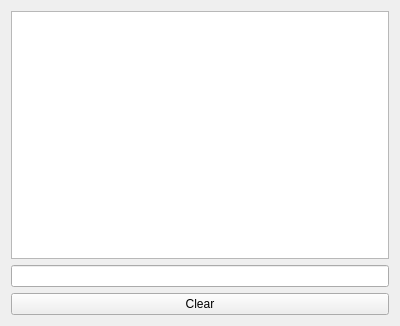
<?xml version="1.0" encoding="UTF-8"?>
<ui version="4.0">
 <class>optMessageWindow</class>
 <widget class="QWidget" name="optMessageWindow">
  <property name="geometry">
   <rect>
    <x>0</x>
    <y>0</y>
    <width>400</width>
    <height>326</height>
   </rect>
  </property>
  <property name="windowTitle">
   <string>Form</string>
  </property>
  <layout class="QVBoxLayout" name="verticalLayout">
   <item>
    <widget class="QTextBrowser" name="msgTextBrowser">
     <property name="minimumSize">
      <size>
       <width>100</width>
       <height>0</height>
      </size>
     </property>
    </widget>
   </item>
   <item>
    <widget class="QLineEdit" name="statusLine">
     <property name="readOnly">
      <bool>true</bool>
     </property>
    </widget>
   </item>
   <item>
    <widget class="QPushButton" name="clearMsgButton">
     <property name="text">
      <string>Clear</string>
     </property>
    </widget>
   </item>
  </layout>
 </widget>
 <resources/>
 <connections/>
</ui>
